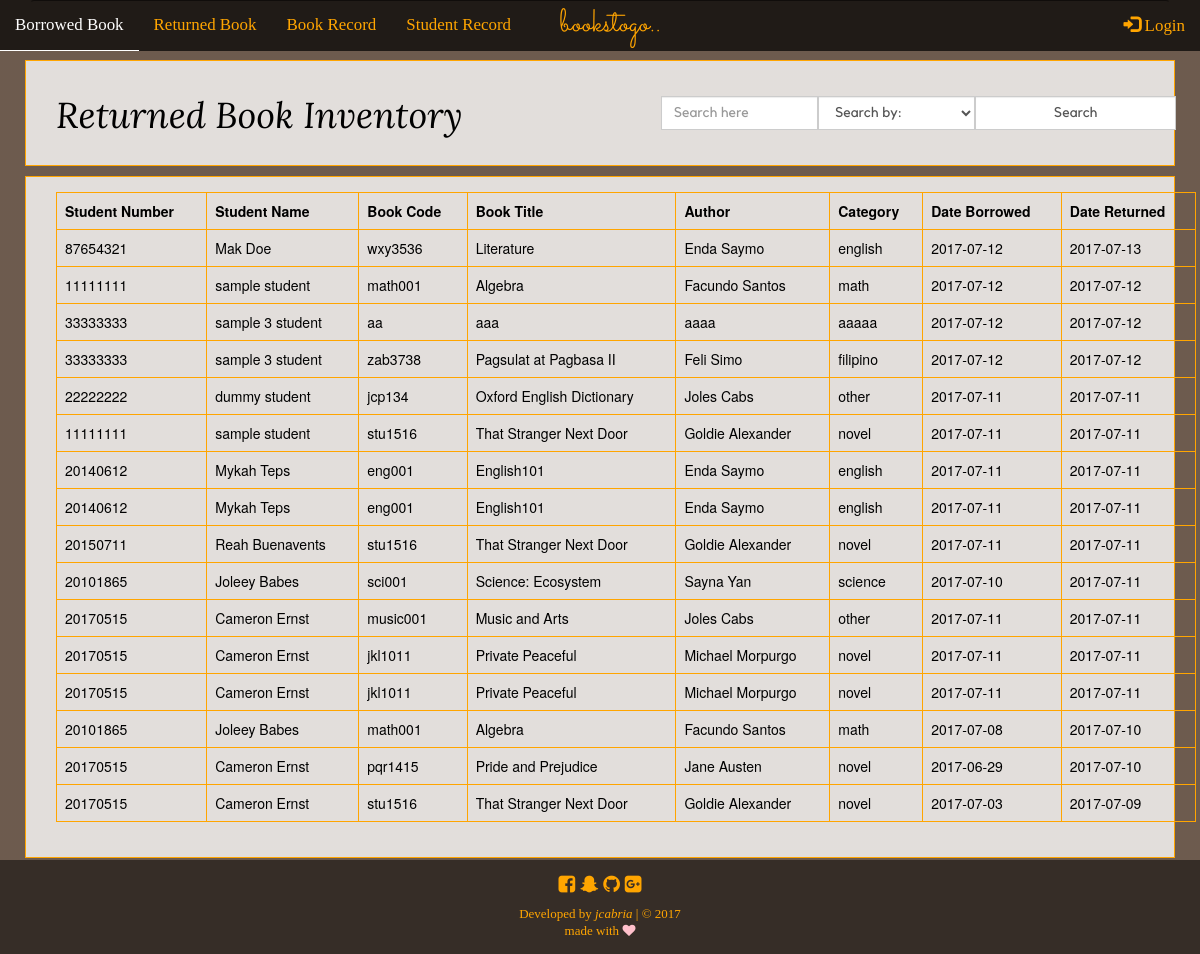
Page /return_inventory.php on the committed database.
### tables this page shows
CREATE TABLE `returned_trans` (
  `id` int(11) NOT NULL,
  `student_number_id` int(11) NOT NULL,
  `book_record_id` int(11) NOT NULL,
  `date_borrowed` date NOT NULL DEFAULT '0000-00-00',
  `date_returned` date NOT NULL DEFAULT '0000-00-00'
);

CREATE TABLE `students_record` (
  `id` int(11) NOT NULL,
  `student_number` int(8) NOT NULL,
  `student_name` varchar(255) NOT NULL,
  `grade_level` varchar(255) NOT NULL
);

CREATE TABLE `books_record` (
  `id` int(11) NOT NULL,
  `book_code` varchar(11) NOT NULL,
  `book_title` varchar(255) NOT NULL,
  `author` varchar(255) NOT NULL,
  `category` varchar(255) NOT NULL,
  `stocks` int(11) NOT NULL
);

### return_inventory.php (the view, shortened to what this page needs)
<?php
function display_content() {
	require_once('connection.php');
	echo "
		<div class='container-fluid rtn-invnt-div'>
			<div class='container'>
				<div class='row'>
					<form method='POST' action=''>
						<div class='col-md-6'>
							<h1>Returned Book Inventory</h1>
						</div>
						<div class='col-md-6'>
							<div class='input-group search_trans'>
								<span class='input-group-btn'>
									<input type='text' class='form-control' placeholder='Search here' name='search_rtn'>
								</span>
								<span class='input-group-btn'>
									<select name='search_ddown' class='form-control'>
										<option disabled selected>Search by:</option>
										<option value='student_number'>Student Number</option>
										<option value='student_name'>Student Name</option>
										<option value='book_code'>Book Code</option>
										<option value='book_title'>Book Title</option>
										<option value='author'>Author</option>
										<option value='category'>Category</option>
										<option value='date_borrowed'>Date Borrowed</option>
										<option value='date_returned'>Date Returned</option>
									</select>
								</span>
								<span class='input-group-btn'>
									<input type='submit' class='form-control' name='search-rtn-btn' value='Search'>
								</span>
							</div>
						</div>
					</form>
				</div>
			</div>
		</div>";
	$sql = "SELECT * FROM returned_trans rt JOIN students_record sr ON rt.student_number_id=sr.student_number JOIN books_record br ON rt.book_record_id=br.id ORDER BY date_returned DESC";
	$show = mysqli_query($conn, $sql);
	if (isset($_POST['search-rtn-btn'])) {
		$search_rtn = $_POST['search_rtn'];
		$search_ddown = $_POST['search_ddown'];
		$query = "SELECT * FROM returned_trans rt JOIN students_record sr ON (rt.student_number_id=sr.student_number) JOIN books_record br ON (rt.book_record_id=br.id) WHERE $search_ddown LIKE '%$search_rtn%'";
		$result = mysqli_query($conn, $query);
		echo "Search result for <em>$search_rtn</em>. Found " .mysqli_num_rows($result). " result.<br><hr><br>";
		if (mysqli_num_rows($result) > 0) {
				echo "
					<div class='container-fluid rtn-invnt-div'>
						<div class='container'>
							<div class='table-responsive'>
								<table class='table table-bordered table-hover'>
									<thead>
										<tr>
											<th>Student Number</th>
											<th>Student Name</th>
											<th>Book Code</th>
											<th>Book Title</th>
											<th>Author</th>
											<th>Category</th>
											<th>Date Borrowed</th>
											<th>Date Returned</th>
										</tr>
									</thead>
									<tbody>";
									while ($row = mysqli_fetch_assoc($result)) {
										extract($row);
									echo"<tr>
											<td>".$row['student_number']."</td>
											<td>".$row['student_name']."</td>
											<td>".$row['book_code']."</td>
											<td>".$row['book_title']."</td>
											<td>".$row['author']."</td>
											<td>".$row['category']."</td>
											<td>".$row['date_borrowed']."</td>
											<td>".$row['date_returned']."</td>
										</tr>";
									}
								echo"</tbody>
								</table>
							</div>
						</div>
					</div>";
		}
	}
	else {
		if (mysqli_num_rows($show) > 0) {
			echo "
				<div class='container-fluid rtn-invnt-div'>
					<div class='container'>
						<div class='table-responsive'>
							<table class='table table-bordered table-hover'>
								<thead>
									<tr>
										<th>Student Number</th>
										<th>Student Name</th>
										<th>Book Code</th>
										<th>Book Title</th>
										<th>Author</th>
										<th>Category</th>
										<th>Date Borrowed</th>
										<th>Date Returned</th>
									</tr>
								</thead>
								<tbody>";
								while ($row = mysqli_fetch_assoc($show)) {
									extract($row);
								echo"<tr>
										<td>".$row['student_number']."</td>
										<td>".$row['student_name']."</td>
										<td>".$row['book_code']."</td>
										<td>".$row['book_title']."</td>
										<td>".$row['author']."</td>
										<td>".$row['category']."</td>
										<td>".$row['date_borrowed']."</td>
										<td>".$row['date_returned']."</td>
									</tr>";
								}
							echo"</tbody>
							</table>
						</div>
					</div>
				</div>";
		}
	}
}
	require_once('template.php');
?>

### template.php (style rules this page uses)
body { background-color: #dab69d; background-image: linear-gradient( rgba(0,0,0,0.5), rgba(0,0,0,0.5) ), url("image/unsplash7.jpg"); background-attachment: fixed; height: auto; background-size: cover; background-position: center center; }
.contents-here h1 { font-family: "mynav2"; }
.contents-here p, .search-row, .contents-here input, .contents-here select, .contents-here span, .search-div th, .search-div td, .trans-div th, .trans-div td { font-family: "kollektif"; }
.search-div, .trans-div, .rtn-invnt-div, .bk-invnt-div, .stud-record-div { background-color: rgba(255,255,255,0.8); border: 1px solid orange; padding: 15px; margin: 10px; color: black; }
.table-bordered, .table-bordered > thead > tr > th, .table-bordered > tbody > tr > td { border: 1px solid orange; }
.search_trans { padding: 20px; }

### rows in the picture
returned_trans: students_record.student_number "87654321", students_record.student_name "Mak Doe", books_record.book_code "wxy3536", books_record.book_title "Literature", books_record.author "Enda Saymo", books_record.category "english", date_borrowed "2017-07-12", date_returned "2017-07-13"
returned_trans: students_record.student_number "11111111", students_record.student_name "sample student", books_record.book_code "math001", books_record.book_title "Algebra", books_record.author "Facundo Santos", books_record.category "math", date_borrowed "2017-07-12", date_returned "2017-07-12"
returned_trans: students_record.student_number "33333333", students_record.student_name "sample 3 student", books_record.book_code "aa", books_record.book_title "aaa", books_record.author "aaaa", books_record.category "aaaaa", date_borrowed "2017-07-12", date_returned "2017-07-12"
returned_trans: students_record.student_number "33333333", students_record.student_name "sample 3 student", books_record.book_code "zab3738", books_record.book_title "Pagsulat at Pagbasa II", books_record.author "Feli Simo", books_record.category "filipino", date_borrowed "2017-07-12", date_returned "2017-07-12"
returned_trans: students_record.student_number "22222222", students_record.student_name "dummy student", books_record.book_code "jcp134", books_record.book_title "Oxford English Dictionary", books_record.author "Joles Cabs", books_record.category "other", date_borrowed "2017-07-11", date_returned "2017-07-11"
returned_trans: students_record.student_number "11111111", students_record.student_name "sample student", books_record.book_code "stu1516", books_record.book_title "That Stranger Next Door", books_record.author "Goldie Alexander", books_record.category "novel", date_borrowed "2017-07-11", date_returned "2017-07-11"
returned_trans: students_record.student_number "20140612", students_record.student_name "Mykah Teps", books_record.book_code "eng001", books_record.book_title "English101", books_record.author "Enda Saymo", books_record.category "english", date_borrowed "2017-07-11", date_returned "2017-07-11"
returned_trans: students_record.student_number "20140612", students_record.student_name "Mykah Teps", books_record.book_code "eng001", books_record.book_title "English101", books_record.author "Enda Saymo", books_record.category "english", date_borrowed "2017-07-11", date_returned "2017-07-11"
returned_trans: students_record.student_number "20150711", students_record.student_name "Reah Buenavents", books_record.book_code "stu1516", books_record.book_title "That Stranger Next Door", books_record.author "Goldie Alexander", books_record.category "novel", date_borrowed "2017-07-11", date_returned "2017-07-11"
returned_trans: students_record.student_number "20101865", students_record.student_name "Joleey Babes", books_record.book_code "sci001", books_record.book_title "Science: Ecosystem", books_record.author "Sayna Yan", books_record.category "science", date_borrowed "2017-07-10", date_returned "2017-07-11"
returned_trans: students_record.student_number "20170515", students_record.student_name "Cameron Ernst", books_record.book_code "music001", books_record.book_title "Music and Arts", books_record.author "Joles Cabs", books_record.category "other", date_borrowed "2017-07-11", date_returned "2017-07-11"
returned_trans: students_record.student_number "20170515", students_record.student_name "Cameron Ernst", books_record.book_code "jkl1011", books_record.book_title "Private Peaceful", books_record.author "Michael Morpurgo", books_record.category "novel", date_borrowed "2017-07-11", date_returned "2017-07-11"
returned_trans: students_record.student_number "20170515", students_record.student_name "Cameron Ernst", books_record.book_code "jkl1011", books_record.book_title "Private Peaceful", books_record.author "Michael Morpurgo", books_record.category "novel", date_borrowed "2017-07-11", date_returned "2017-07-11"
returned_trans: students_record.student_number "20101865", students_record.student_name "Joleey Babes", books_record.book_code "math001", books_record.book_title "Algebra", books_record.author "Facundo Santos", books_record.category "math", date_borrowed "2017-07-08", date_returned "2017-07-10"
returned_trans: students_record.student_number "20170515", students_record.student_name "Cameron Ernst", books_record.book_code "pqr1415", books_record.book_title "Pride and Prejudice", books_record.author "Jane Austen", books_record.category "novel", date_borrowed "2017-06-29", date_returned "2017-07-10"
returned_trans: students_record.student_number "20170515", students_record.student_name "Cameron Ernst", books_record.book_code "stu1516", books_record.book_title "That Stranger Next Door", books_record.author "Goldie Alexander", books_record.category "novel", date_borrowed "2017-07-03", date_returned "2017-07-09"
